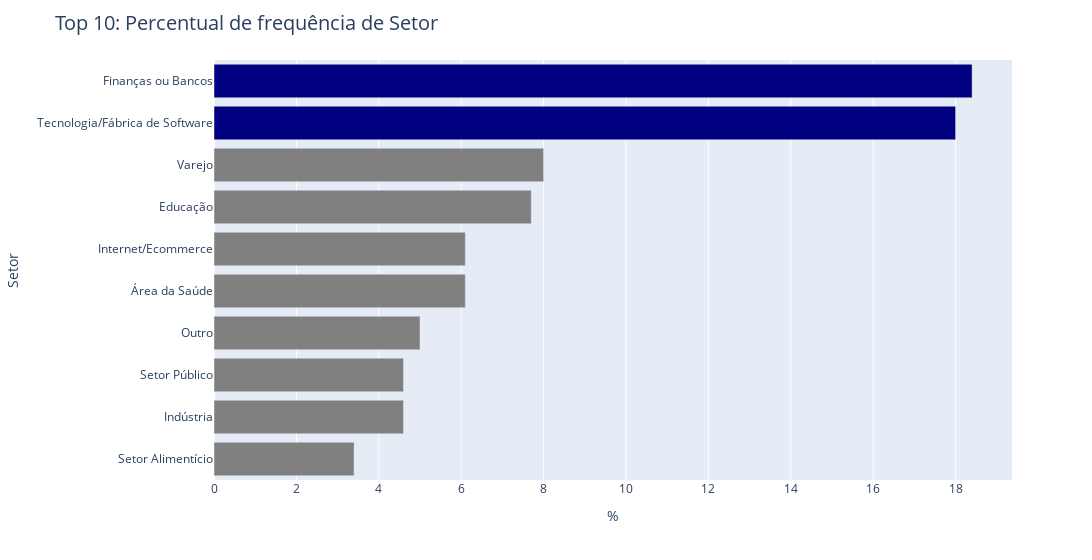

Here is the notebook cell this chart was saved with:
### Code cell
f.grafico_barras(freq_setor,'Setor','Top 10: Percentual de frequência de Setor','cores_duas_barras',10)

### Figure 1 — Plotly figure (JSON) as saved in the notebook; plotly's stock layout.template omitted (floating-point values rounded to 4 significant figures)
{"data": [{"alignmentgroup": "True", "hovertemplate": "Setor=%{y}<br>%=%{x}<extra></extra>", "legendgroup": "Finanças ou Bancos", "marker": {"color": "navy", "pattern": {"shape": ""}}, "name": "Finanças ou Bancos", "offsetgroup": "Finanças ou Bancos", "orientation": "h", "showlegend": true, "textposition": "auto", "type": "bar", "x": [18.4], "xaxis": "x", "y": ["Finanças ou Bancos"], "yaxis": "y"}, {"alignmentgroup": "True", "hovertemplate": "Setor=%{y}<br>%=%{x}<extra></extra>", "legendgroup": "Tecnologia/Fábrica de Software", "marker": {"color": "navy", "pattern": {"shape": ""}}, "name": "Tecnologia/Fábrica de Software", "offsetgroup": "Tecnologia/Fábrica de Software", "orientation": "h", "showlegend": true, "textposition": "auto", "type": "bar", "x": [18], "xaxis": "x", "y": ["Tecnologia/Fábrica de Software"], "yaxis": "y"}, {"alignmentgroup": "True", "hovertemplate": "Setor=%{y}<br>%=%{x}<extra></extra>", "legendgroup": "Varejo", "marker": {"color": "gray", "pattern": {"shape": ""}}, "name": "Varejo", "offsetgroup": "Varejo", "orientation": "h", "showlegend": true, "textposition": "auto", "type": "bar", "x": [8], "xaxis": "x", "y": ["Varejo"], "yaxis": "y"}, {"alignmentgroup": "True", "hovertemplate": "Setor=%{y}<br>%=%{x}<extra></extra>", "legendgroup": "Educação", "marker": {"color": "gray", "pattern": {"shape": ""}}, "name": "Educação", "offsetgroup": "Educação", "orientation": "h", "showlegend": true, "textposition": "auto", "type": "bar", "x": [7.7], "xaxis": "x", "y": ["Educação"], "yaxis": "y"}, {"alignmentgroup": "True", "hovertemplate": "Setor=%{y}<br>%=%{x}<extra></extra>", "legendgroup": "Internet/Ecommerce", "marker": {"color": "gray", "pattern": {"shape": ""}}, "name": "Internet/Ecommerce", "offsetgroup": "Internet/Ecommerce", "orientation": "h", "showlegend": true, "textposition": "auto", "type": "bar", "x": [6.1], "xaxis": "x", "y": ["Internet/Ecommerce"], "yaxis": "y"}, {"alignmentgroup": "True", "hovertemplate": "Setor=%{y}<br>%=%{x}<extra></extra>", "legendgroup": "Área da Saúde", "marker": {"color": "gray", "pattern": {"shape": ""}}, "name": "Área da Saúde", "offsetgroup": "Área da Saúde", "orientation": "h", "showlegend": true, "textposition": "auto", "type": "bar", "x": [6.1], "xaxis": "x", "y": ["Área da Saúde"], "yaxis": "y"}, {"alignmentgroup": "True", "hovertemplate": "Setor=%{y}<br>%=%{x}<extra></extra>", "legendgroup": "Outro", "marker": {"color": "gray", "pattern": {"shape": ""}}, "name": "Outro", "offsetgroup": "Outro", "orientation": "h", "showlegend": true, "textposition": "auto", "type": "bar", "x": [5], "xaxis": "x", "y": ["Outro"], "yaxis": "y"}, {"alignmentgroup": "True", "hovertemplate": "Setor=%{y}<br>%=%{x}<extra></extra>", "legendgroup": "Setor Público", "marker": {"color": "gray", "pattern": {"shape": ""}}, "name": "Setor Público", "offsetgroup": "Setor Público", "orientation": "h", "showlegend": true, "textposition": "auto", "type": "bar", "x": [4.6], "xaxis": "x", "y": ["Setor Público"], "yaxis": "y"}, {"alignmentgroup": "True", "hovertemplate": "Setor=%{y}<br>%=%{x}<extra></extra>", "legendgroup": "Indústria", "marker": {"color": "gray", "pattern": {"shape": ""}}, "name": "Indústria", "offsetgroup": "Indústria", "orientation": "h", "showlegend": true, "textposition": "auto", "type": "bar", "x": [4.6], "xaxis": "x", "y": ["Indústria"], "yaxis": "y"}, {"alignmentgroup": "True", "hovertemplate": "Setor=%{y}<br>%=%{x}<extra></extra>", "legendgroup": "Setor Alimentício", "marker": {"color": "gray", "pattern": {"shape": ""}}, "name": "Setor Alimentício", "offsetgroup": "Setor Alimentício", "orientation": "h", "showlegend": true, "textposition": "auto", "type": "bar", "x": [3.4], "xaxis": "x", "y": ["Setor Alimentício"], "yaxis": "y"}], "layout": {"barmode": "relative", "legend": {"title": {"text": "Setor"}, "tracegroupgap": 0}, "margin": {"t": 60}, "showlegend": false, "title": {"font": {"size": 20}, "text": "Top 10: Percentual de frequência de Setor"}, "width": 1200, "xaxis": {"anchor": "y", "domain": [0, 1], "title": {"text": "%"}}, "yaxis": {"anchor": "x", "categoryarray": ["Setor Alimentício", "Indústria", "Setor Público", "Outro", "Área da Saúde", "Internet/Ecommerce", "Educação", "Varejo", "Tecnologia/Fábrica de Software", "Finanças ou Bancos"], "categoryorder": "array", "domain": [0, 1], "title": {"text": "Setor"}}}}
